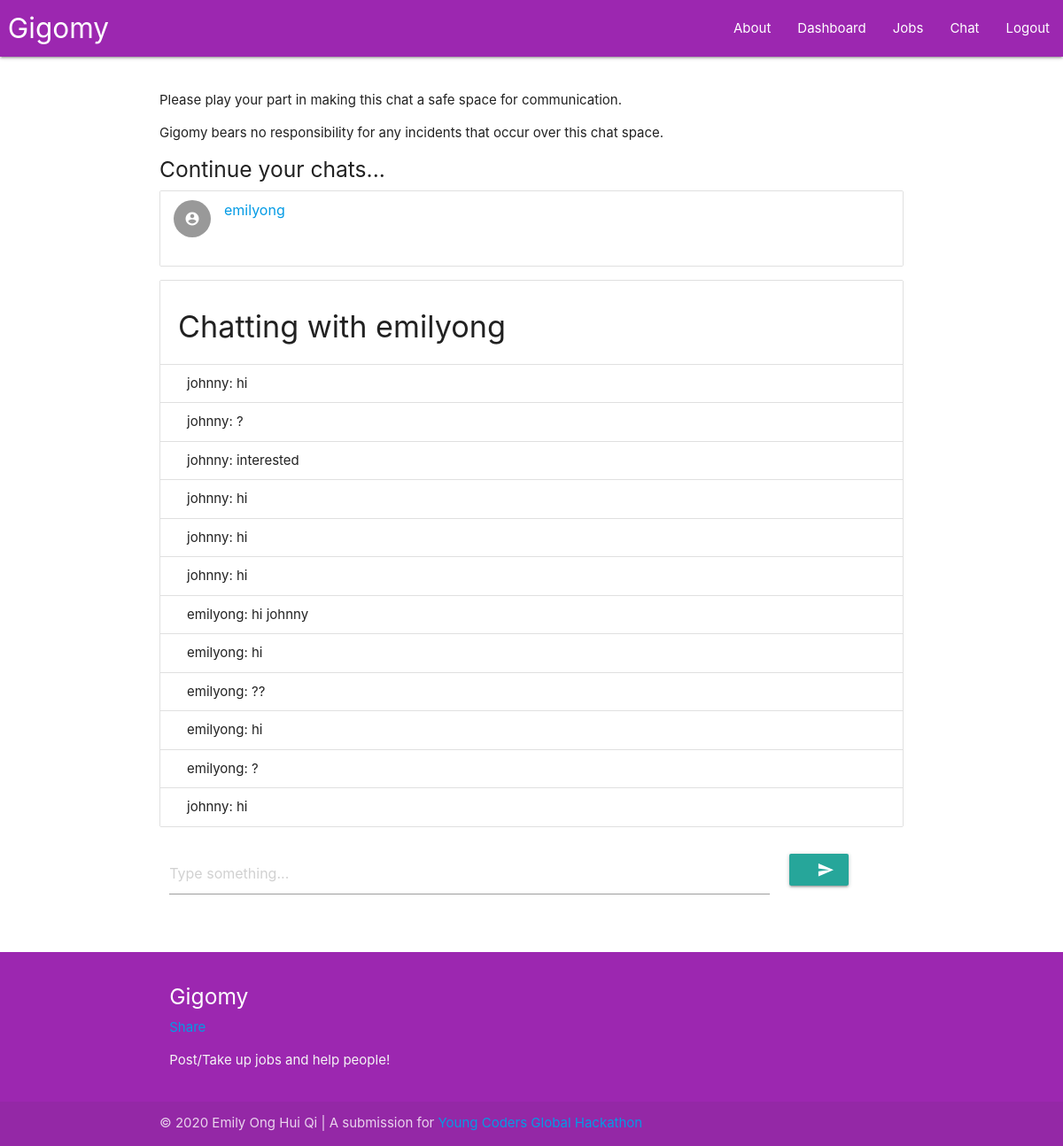
The page /chat/emilyong (signed in) on the database its author committed.
### main.py (models this page shows, shortened)
class Message(db.Model):
    msgID = db.Column(db.Integer, unique = True, autoincrement = True, nullable = False, index = True, primary_key = True)
    msgText = db.Column(db.String, index = True, nullable = False)
    msgDateTime = db.Column(db.DateTime, nullable = False)
    msgSender = db.Column(db.String, db.ForeignKey("user.username"), nullable = True)
    msgReceiver = db.Column(db.String, db.ForeignKey("user.username"), nullable = True)

class User(UserMixin, db.Model):
    username = db.Column(db.String, unique = True, nullable = False, index = True, primary_key = True)
    email = db.Column(db.String, unique = True, index = True, nullable = False)
    password = db.Column(db.String, nullable = False)
    avatar = db.Column(db.String, nullable = True)

### main.py (the view)
@app.route ("/chat/<username>", methods=["GET", "POST"])
@app.route ("/chat/", methods=["GET", "POST"])
@login_required
def chat (username=""):
    inChat = len(username) != 0 and username != current_user.username
    currentUser = getUser(current_user)
    if inChat:
        jobSender_ = User.query.filter_by(username = username).first()
        if jobSender_ is None:return redirect(url_for("index"))
        jobSender = getUser(jobSender_)
        messagesSent = Message.query.filter_by(msgSender = currentUser["username"]).filter_by(msgReceiver = jobSender["username"]).all()
        messagesReceived = Message.query.filter_by(msgReceiver = currentUser["username"]).filter_by(msgSender = jobSender["username"]).all()
        messages_ = []
    else:
        jobSender = None
        messagesSent = Message.query.filter_by(msgSender = currentUser["username"]).all()
        messagesReceived = Message.query.filter_by(msgReceiver = currentUser["username"]).all()
        messages_ = []
    for message in messagesSent:messages_.append((message.msgDateTime, message))
    for message in messagesReceived:messages_.append((message.msgDateTime, message))
    messages = []
    messages_.sort()
    for message in messages_:messages.append(message[1])
    contacts = set()
    for message in messages:
        if message.msgSender == current_user.username:
            contacts.add(message.msgReceiver)
        if message.msgReceiver == current_user.username:
            contacts.add(message.msgSender)
    contacts = list(contacts)
    return render_template("chat.html", currentUser=currentUser, jobSender=jobSender, jobSender_=json.dumps(jobSender),
                            messages=messages, currentUser_=json.dumps(currentUser), contacts=contacts, inChat=inChat)

### main.py (called while the page is built)
def getUser (user):
    currentUser = {"username": user.username,
                    "email": user.email,
                    "avatar": user.avatar}
    return currentUser

@login.user_loader
def load_user(username):
    return User.query.get(username)

### templates/chat.html (shortened to what this page needs)
{% extends "base.html" %}
{% block content %}
<p>
  Please play your part in making this chat a safe space for communication.
</p>
<p>
  Gigomy bears no responsibility for any incidents that occur over this chat space.
</p>
{% if contacts %}
  <h5>Continue your chats...</h5>
{% endif %}
  <ul class="collection">
    {% if contacts %}
      {% for contact in contacts %}
        <li class="collection-item avatar">
          <i class="material-icons circle">account_circle</i>
          <a href="{{url_for('chat', username=contact)}}"><span class="title">{{contact}}</span></a>
        </li>
      {% endfor %}
    {% else %}
      <li class="collection-item">No contacts yet...</li>
    {% endif %}
  </ul>
  {% if inChat %}
    <ul class="collection with-header" id="allMessages">
      <li class="collection-header"><h4>Chatting with {{jobSender["username"]}}</h4></li>
      {% if messages %}
        {% for message in messages %}
          <li class="collection-item">{{message["msgSender"]}}: {{message["msgText"]}}</li>
        {% endfor %}
      {% else %}
        {% if jobSender["username"] != currentUser["username"] %}
          <li class="collection-item">No messages yet...</li>
        {% else %}
          <li class="collection-item">You cannot chat with yourself...</li>
        {% endif %}
      {% endif %}
    </ul>
    {% if jobSender["username"] != currentUser["username"] %}
      <form method="POST" id="sendMessageForm">
          <div class="row">
            <div class="input-field col s10">
              <input placeholder="Type something..." id="message" name="message" type="text" class="validate">
            </div>
            <div class="input-field col s2">
              <button class="btn waves-effect waves-light" type="submit" name="sendMessage">
                <i class="material-icons right">send</i>
              </button>
            </div>
          </div>
        </form>
    {% endif %}
  {% endif %}
{% endblock content %}

### static/css/style.css (style rules this page uses)
body { display: flex; min-height: 100vh; flex-direction: column; }

### rows shown on the page
Message: msgReceiver "emilyong", msgSender "johnny", msgText "hi"
User: username "emilyong"
Message: msgSender "johnny", msgText "?"
Message: msgSender "johnny", msgText "interested"
Message: msgSender "johnny", msgText "hi"
Message: msgSender "johnny", msgText "hi"
Message: msgSender "johnny", msgText "hi"
Message: msgSender "emilyong", msgText "hi johnny"
Message: msgSender "emilyong", msgText "hi"
Message: msgSender "emilyong", msgText "??"
Message: msgSender "emilyong", msgText "hi"
Message: msgSender "emilyong", msgText "?"
Message: msgSender "johnny", msgText "hi"
